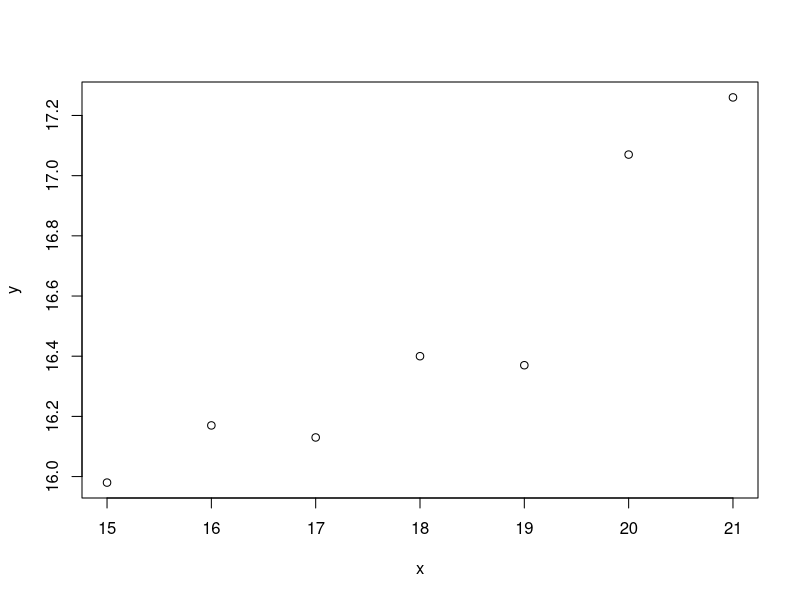
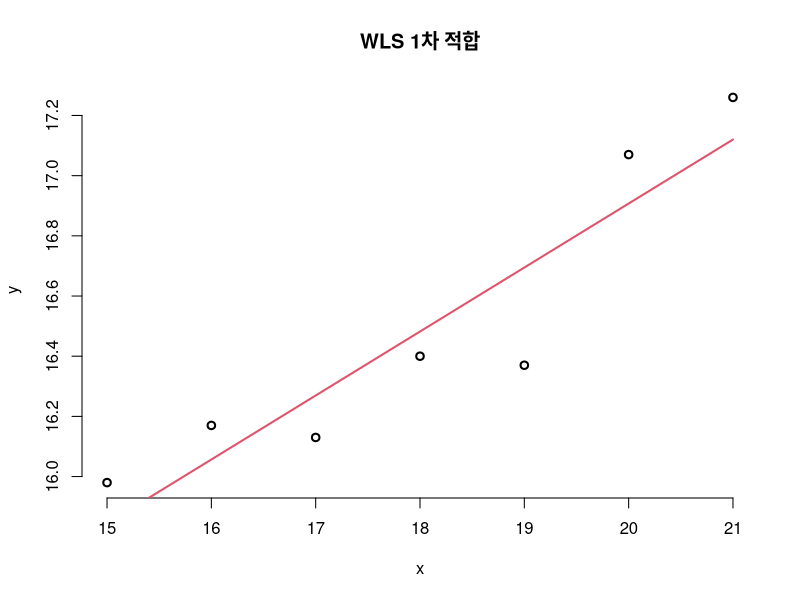
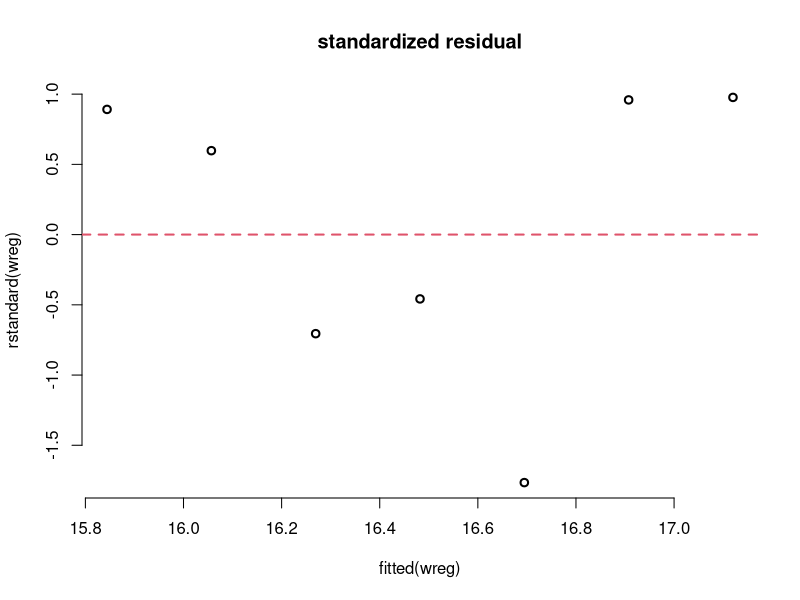
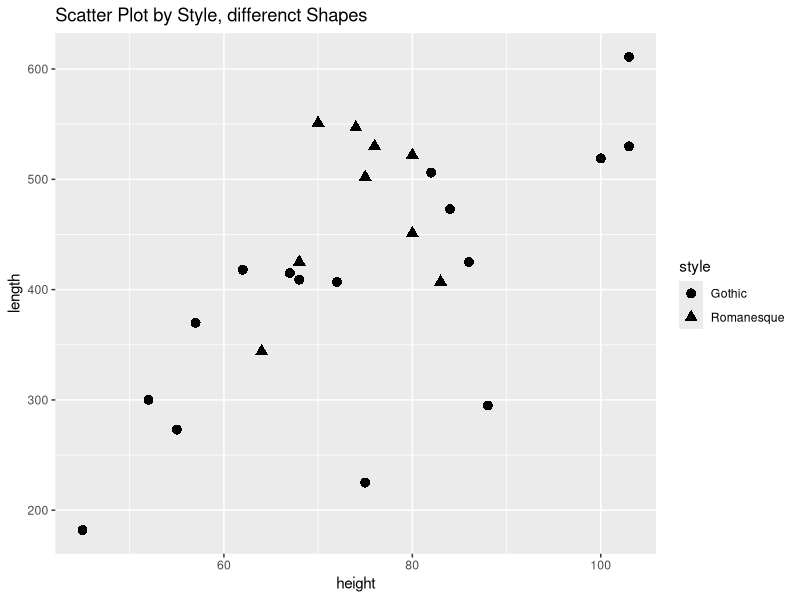

Write R code to recreate these figures, in order. (Note: this script raises an error after producing the figures.)
## ---- chunk 1
#7.1
score <- c(159,164,154,157,156,150,155,161,163,162,154,159,167,155,159,159,160,154,160,151,166,161,162,169,160,161,166,163,159,155,155,157,151,162,164,159)

fatheriq <- c(115,117,115,113,110,113,118,117,111,122,111,112,119,120,114,111,111,115,126,115,114,115,115,112,115,117,116,114,116,111,112,115,111,119,111,114)

motheriq <- c(117,113,118,131,109,109,119,120,128,120,117,120,126,114,129,118,115,111,111,109,124,122,118,121,124,118,128,119,123,117,117,111,101,113,121,123)

speak <- c(18,20,20,12,17,13,19,18,22,18,19,20,20,22,17,18,21,18,12,21,15,20,115,23,18,20,17,22,15,13,17,10,17,23,18,20)

count <- c(26,37,32,24,34,28,24,32,28,27,32,33,35,21,27,29,32,32,35,29,39,30,33,36,35,31,36,36,24,29,25,31,29,28,36,30)

read <- c(1.9,2.5,2.2,1.7,2.2,1.9,1.8,2.3,2.1,2.1,2.2,2.3,2.2,1.7,1.8,2,2.3,2.2,2.2,2,2.4,2.1,2.3,2.3,2.3,2.3,2.4,2.4,1.8,2.1,2,2.2,2.1,2.1,2.3,2.2)

edutv <- c(3,1.75,2.75,2.75,2.25,1.25,2,2.25,1,2.25,1.75,2,0.75,2.5,1.5,1.75,1.75,2,2.75,2,2,2,2.25,2,2,2,1.25,2.25,1.5,1.75,2.75,1.75,3,1.25,1,1.75)

cartoons <- c(2,3.25,2.5,2.25,2.5,3.75,3,2.5,4,2.75,3.75,2.75,4,2.5,3.75,3.25,3.25,3,1.75,2.75,2.75,3.5,2.75,2.75,3.5,3,3.75,2.75,3.5,3.5,2.25,3.5,2.25,3.5,4.5,3.25)

## ---- chunk 2
full = lm(score ~ fatheriq+motheriq+speak+count+read+edutv+cartoons) 
summary(full)
#통계적 유의수준 0.05에서fatheriq, motheriq, read, edutv, cartoons만 유의함
fit = lm(score ~ fatheriq+motheriq+read+edutv+cartoons) 
summary(fit)
## ---- chunk 3
#8.1
x <- c(21,20,19,18,17,16,15)
y <- c(17.26,17.07,16.37,16.40,16.13,16.17,15.98)
rootw <- c(1.988,1.938,1.896,2.037,1.654,1.594,1.764)

#a
plot(x,y) 

#b
wreg = lm(y ~ x, weight = rootw)
summary(wreg)
## ---- chunk 4
#c
plot(y ~ x, lwd=2, col=1, frame.plot=F, main='WLS 1차 적합')+lines(x, fitted(wreg), lwd=2, col=2)

#d
plot(rstandard(wreg) ~ fitted(wreg), lwd=2, frame.plot=F, main='standardized residual') + abline(h=0, lwd=2, lty=2, col=2)
## ---- chunk 5
#9.1

style <- c("Romanesque","Romanesque","Romanesque","Romanesque","Romanesque","Romanesque","Romanesque","Romanesque","Romanesque","Gothic","Gothic","Gothic","Gothic","Gothic","Gothic","Gothic","Gothic","Gothic","Gothic","Gothic","Gothic","Gothic","Gothic","Gothic","Gothic")

cath <-c("Durham","Camterbury","Gloucester","Hereford","Norwich","Peterborough","St.Albans","Winchester","Ely","York","Bath","Bristol","Chichester","Exeter","Gloucester","Lichfield","Lincooln","Norwich","Ripon","Southwark","Wells","St.Asaph","Winchester","OldSt.Paul","Salisbury")

height <- c(75,80,68,64,83,80,70,76,74,100,75,52,62,68,86,57,82,72,88,55,67,45,103,103,84)

length <- c(502,522,425,344,407,451,551,530,547,519,225,300,418,409,425,370,506,407,295,273,415,182,530,611,473)

## ---- chunk 6
#a
df <- data.frame(style,cath,height,length)
library(ggplot2)
ggplot(data=df,aes(x=height, y=length, shape=style)) + geom_point(size=3) + ggtitle("Scatter Plot by Style, differenct Shapes")

#b
df$d_style =as.numeric(df$style)-1  #가변수 전환
ra = lm(height ~ d_style+length,data=df) 
summary(ra)


#c
with(plot(height ~ length, pch=d_style, lwd=2, col=c(2,4), frame.plot=F, sub="Romanesque or Gothic"),
data=df)+lines(length, fitted(ra), lwd=2, col=2)

#d
ra2 = lm(height ~ length) 
summary(ra2)

#가변수 style이 포함된 회귀모형의 상관계수(R^2)는 0.474이고, 가변수 style이 미포함된 회귀모형의 상관계수(R^2)는 0.4084이므로 가변수가 포함된 모형이 더 유의미하다. 

#e
with(plot(height ~ length, lwd=2, col=c(2,4), frame.plot=F),
data=df)+lines(length, fitted(ra2), lwd=2, col=2)
